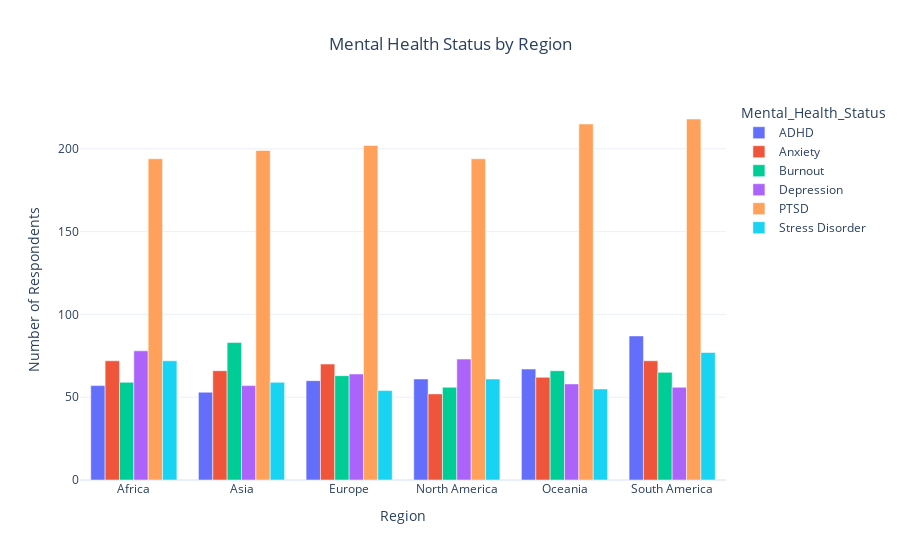

The notebook cell this image was saved under:
### Code cell
fig = px.bar(mental_region,x="Region",y="Count",color="Mental_Health_Status",barmode="group",orientation='v',
        title='Mental Health Status by Region')

fig.update_layout(
xaxis_title="Region",
yaxis_title="Number of Respondents",
title_x=0.5,
template="plotly_white"
)

### Figure 1 — Plotly figure (JSON) as saved in the notebook; plotly's stock layout.template omitted (floating-point values rounded to 4 significant figures)
{"data": [{"alignmentgroup": "True", "hovertemplate": "Mental_Health_Status=ADHD<br>Region=%{x}<br>Count=%{y}<extra></extra>", "legendgroup": "ADHD", "marker": {"color": "#636efa", "pattern": {"shape": ""}}, "name": "ADHD", "offsetgroup": "ADHD", "orientation": "v", "showlegend": true, "textposition": "auto", "type": "bar", "visible": true, "x": ["Africa", "Asia", "Europe", "North America", "Oceania", "South America"], "xaxis": "x", "y": [57, 53, 60, 61, 67, 87], "yaxis": "y"}, {"alignmentgroup": "True", "hovertemplate": "Mental_Health_Status=Anxiety<br>Region=%{x}<br>Count=%{y}<extra></extra>", "legendgroup": "Anxiety", "marker": {"color": "#EF553B", "pattern": {"shape": ""}}, "name": "Anxiety", "offsetgroup": "Anxiety", "orientation": "v", "showlegend": true, "textposition": "auto", "type": "bar", "visible": true, "x": ["Africa", "Asia", "Europe", "North America", "Oceania", "South America"], "xaxis": "x", "y": [72, 66, 70, 52, 62, 72], "yaxis": "y"}, {"alignmentgroup": "True", "hovertemplate": "Mental_Health_Status=Burnout<br>Region=%{x}<br>Count=%{y}<extra></extra>", "legendgroup": "Burnout", "marker": {"color": "#00cc96", "pattern": {"shape": ""}}, "name": "Burnout", "offsetgroup": "Burnout", "orientation": "v", "showlegend": true, "textposition": "auto", "type": "bar", "visible": true, "x": ["Africa", "Asia", "Europe", "North America", "Oceania", "South America"], "xaxis": "x", "y": [59, 83, 63, 56, 66, 65], "yaxis": "y"}, {"alignmentgroup": "True", "hovertemplate": "Mental_Health_Status=Depression<br>Region=%{x}<br>Count=%{y}<extra></extra>", "legendgroup": "Depression", "marker": {"color": "#ab63fa", "pattern": {"shape": ""}}, "name": "Depression", "offsetgroup": "Depression", "orientation": "v", "showlegend": true, "textposition": "auto", "type": "bar", "visible": true, "x": ["Africa", "Asia", "Europe", "North America", "Oceania", "South America"], "xaxis": "x", "y": [78, 57, 64, 73, 58, 56], "yaxis": "y"}, {"alignmentgroup": "True", "hovertemplate": "Mental_Health_Status=PTSD<br>Region=%{x}<br>Count=%{y}<extra></extra>", "legendgroup": "PTSD", "marker": {"color": "#FFA15A", "pattern": {"shape": ""}}, "name": "PTSD", "offsetgroup": "PTSD", "orientation": "v", "showlegend": true, "textposition": "auto", "type": "bar", "visible": true, "x": ["Africa", "Asia", "Europe", "North America", "Oceania", "South America"], "xaxis": "x", "y": [194, 199, 202, 194, 215, 218], "yaxis": "y"}, {"alignmentgroup": "True", "hovertemplate": "Mental_Health_Status=Stress Disorder<br>Region=%{x}<br>Count=%{y}<extra></extra>", "legendgroup": "Stress Disorder", "marker": {"color": "#19d3f3", "pattern": {"shape": ""}}, "name": "Stress Disorder", "offsetgroup": "Stress Disorder", "orientation": "v", "showlegend": true, "textposition": "auto", "type": "bar", "visible": true, "x": ["Africa", "Asia", "Europe", "North America", "Oceania", "South America"], "xaxis": "x", "y": [72, 59, 54, 61, 55, 77], "yaxis": "y"}], "layout": {"autosize": true, "barmode": "group", "legend": {"title": {"text": "Mental_Health_Status"}, "tracegroupgap": 0}, "title": {"text": "Mental Health Status by Region", "x": 0.5}, "xaxis": {"anchor": "y", "autorange": true, "domain": [0, 1], "range": [-0.5, 5.5], "title": {"text": "Region"}, "type": "category"}, "yaxis": {"anchor": "x", "autorange": true, "domain": [0, 1], "range": [0, 229.5], "title": {"text": "Number of Respondents"}, "type": "linear"}}}
